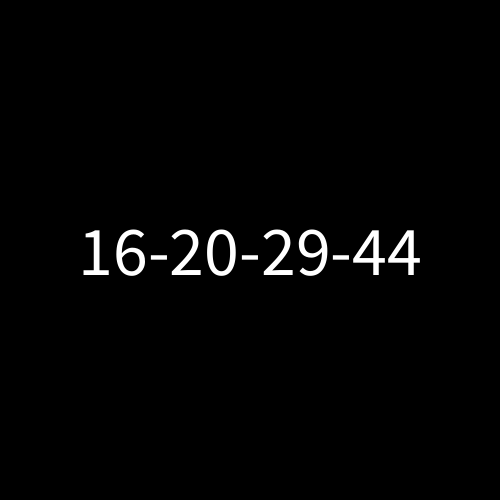
Frame 1 (no input)
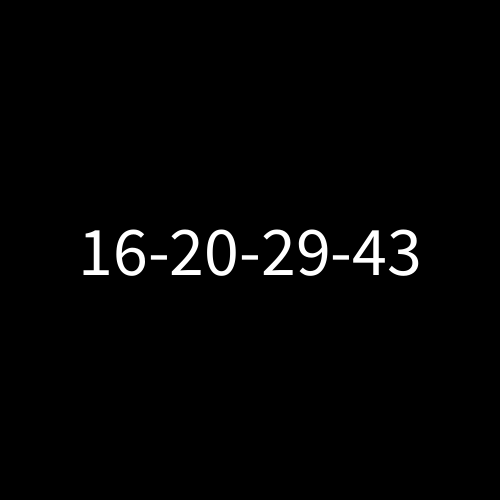
Frame 60 (the mouse pressed at the canvas centre just before this capture)
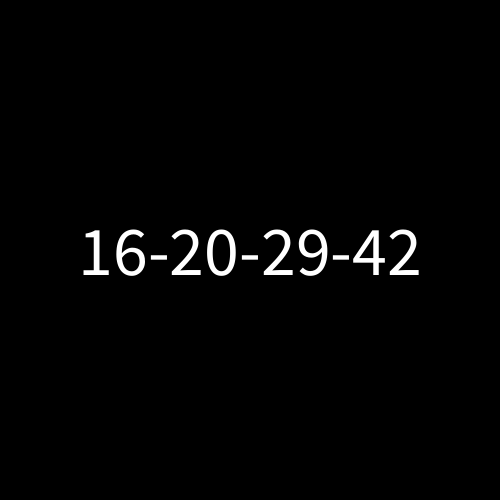
Frame 120 (the mouse held since frame 60 and released just before this capture)

The Processing sketch that drew these frames (run headless with seeded random() and noise(); from frame 60 on, the mouse is pressed at the canvas centre):

// Processing sketch: Counter
// ── Counter.pde
int[] date = {21, 23, 59, 60}; //<>//

void setup() {
  size(500, 500);
  surface.setResizable(true);
}

void draw() {
  background(0);

  int d = date[0]-1 - day();
  int h = date[1] - hour();
  int m = date[2] - minute();
  int s = date[3] - second();


  String date = d + "-" + h + "-" + m + "-" + s;
  textAlign(CENTER, CENTER);
  textSize(width/7.14);
  text(date, width/2, height/2);

  if (d == 0 && h == 0 && m == 0 && s == 0) {
    background(0);
    textAlign(CENTER);
    textSize(width/7.14);
    text("Så, nu det nu", width/2, height/2);
  }
}
